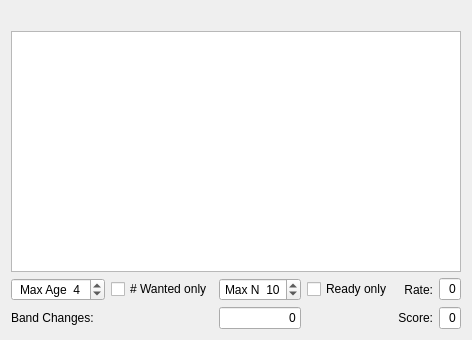
<?xml version="1.0" encoding="UTF-8"?>
<ui version="4.0">
 <class>ActiveStations</class>
 <widget class="QWidget" name="ActiveStations">
  <property name="geometry">
   <rect>
    <x>0</x>
    <y>0</y>
    <width>400</width>
    <height>340</height>
   </rect>
  </property>
  <property name="windowTitle">
   <string>Message Averaging</string>
  </property>
  <layout class="QVBoxLayout" name="verticalLayout">
   <item>
    <layout class="QGridLayout" name="gridLayout">
     <item row="2" column="0">
      <layout class="QGridLayout" name="gridLayout_2" columnstretch="1,0,1,0,0,1">
       <item row="1" column="0">
        <widget class="QLabel" name="label_3">
         <property name="text">
          <string>Band Changes:</string>
         </property>
         <property name="alignment">
          <set>Qt::AlignLeading|Qt::AlignLeft|Qt::AlignVCenter</set>
         </property>
        </widget>
       </item>
       <item row="1" column="5">
        <widget class="QLineEdit" name="score">
         <property name="toolTip">
          <string>&lt;html&gt;&lt;head/&gt;&lt;body&gt;&lt;p&gt;Total score accumulated since most recent reset of Cabrillo log.&lt;/p&gt;&lt;/body&gt;&lt;/html&gt;</string>
         </property>
         <property name="text">
          <string>0</string>
         </property>
         <property name="alignment">
          <set>Qt::AlignRight|Qt::AlignTrailing|Qt::AlignVCenter</set>
         </property>
         <property name="readOnly">
          <bool>true</bool>
         </property>
        </widget>
       </item>
       <item row="0" column="5">
        <widget class="QLineEdit" name="rate">
         <property name="maximumSize">
          <size>
           <width>16777215</width>
           <height>16777215</height>
          </size>
         </property>
         <property name="toolTip">
          <string>&lt;html&gt;&lt;head/&gt;&lt;body&gt;&lt;p&gt;Points logged during the past hour.&lt;/p&gt;&lt;/body&gt;&lt;/html&gt;</string>
         </property>
         <property name="text">
          <string>0</string>
         </property>
         <property name="alignment">
          <set>Qt::AlignRight|Qt::AlignTrailing|Qt::AlignVCenter</set>
         </property>
         <property name="readOnly">
          <bool>true</bool>
         </property>
        </widget>
       </item>
       <item row="0" column="3">
        <widget class="QCheckBox" name="cbReadyOnly">
         <property name="toolTip">
          <string>&lt;html&gt;&lt;head/&gt;&lt;body&gt;&lt;p&gt;Check this box to show only stations ready to be called.&lt;/p&gt;&lt;/body&gt;&lt;/html&gt;</string>
         </property>
         <property name="text">
          <string>Ready only</string>
         </property>
        </widget>
       </item>
       <item row="0" column="1">
        <widget class="QCheckBox" name="cbWantedOnly">
         <property name="visible">
          <bool>false</bool>
         </property>
         <property name="text">
          <string># Wanted only</string>
         </property>
        </widget>
       </item>
       <item row="1" column="4">
        <widget class="QLabel" name="label_2">
         <property name="text">
          <string>Score:</string>
         </property>
         <property name="alignment">
          <set>Qt::AlignRight|Qt::AlignTrailing|Qt::AlignVCenter</set>
         </property>
        </widget>
       </item>
       <item row="0" column="4">
        <widget class="QLabel" name="label">
         <property name="text">
          <string>Rate:</string>
         </property>
         <property name="alignment">
          <set>Qt::AlignRight|Qt::AlignTrailing|Qt::AlignVCenter</set>
         </property>
        </widget>
       </item>
       <item row="0" column="0">
        <widget class="QSpinBox" name="sbMaxAge">
         <property name="sizePolicy">
          <sizepolicy hsizetype="Expanding" vsizetype="Fixed">
           <horstretch>0</horstretch>
           <verstretch>0</verstretch>
          </sizepolicy>
         </property>
         <property name="minimumSize">
          <size>
           <width>0</width>
           <height>0</height>
          </size>
         </property>
         <property name="maximumSize">
          <size>
           <width>16777215</width>
           <height>16777215</height>
          </size>
         </property>
         <property name="toolTip">
          <string>&lt;html&gt;&lt;head/&gt;&lt;body&gt;&lt;p&gt;Set maximum elapsed number of T/R sequences.&lt;/p&gt;&lt;/body&gt;&lt;/html&gt;</string>
         </property>
         <property name="alignment">
          <set>Qt::AlignCenter</set>
         </property>
         <property name="prefix">
          <string>Max Age  </string>
         </property>
         <property name="minimum">
          <number>0</number>
         </property>
         <property name="maximum">
          <number>60</number>
         </property>
         <property name="value">
          <number>4</number>
         </property>
        </widget>
       </item>
       <item row="0" column="2">
        <widget class="QSpinBox" name="sbMaxRecent">
         <property name="sizePolicy">
          <sizepolicy hsizetype="Expanding" vsizetype="Fixed">
           <horstretch>0</horstretch>
           <verstretch>0</verstretch>
          </sizepolicy>
         </property>
         <property name="minimumSize">
          <size>
           <width>0</width>
           <height>0</height>
          </size>
         </property>
         <property name="toolTip">
          <string>&lt;html&gt;&lt;head/&gt;&lt;body&gt;&lt;p&gt;Set maximum number of displayed lines.&lt;/p&gt;&lt;/body&gt;&lt;/html&gt;</string>
         </property>
         <property name="alignment">
          <set>Qt::AlignCenter</set>
         </property>
         <property name="prefix">
          <string>Max N  </string>
         </property>
         <property name="maximum">
          <number>50</number>
         </property>
         <property name="value">
          <number>10</number>
         </property>
        </widget>
       </item>
       <item row="1" column="2">
        <widget class="QLineEdit" name="bandChanges">
         <property name="toolTip">
          <string>&lt;html&gt;&lt;head/&gt;&lt;body&gt;&lt;p&gt;Number of band changes during the past hour.&lt;/p&gt;&lt;/body&gt;&lt;/html&gt;</string>
         </property>
         <property name="text">
          <string>0</string>
         </property>
         <property name="alignment">
          <set>Qt::AlignRight|Qt::AlignTrailing|Qt::AlignVCenter</set>
         </property>
         <property name="readOnly">
          <bool>true</bool>
         </property>
        </widget>
       </item>
      </layout>
     </item>
     <item row="1" column="0">
      <widget class="QPlainTextEdit" name="RecentStationsPlainTextEdit">
       <property name="sizePolicy">
        <sizepolicy hsizetype="Expanding" vsizetype="Expanding">
         <horstretch>0</horstretch>
         <verstretch>1</verstretch>
        </sizepolicy>
       </property>
       <property name="toolTip">
        <string>&lt;html&gt;&lt;head/&gt;&lt;body&gt;&lt;p&gt;Click on a line to call that station. &lt;/p&gt;&lt;p&gt;When using QMAP, single click to transfer QSO data and sked frequency to Decodium 3 FT2, and double click to call that station.&lt;/p&gt;&lt;/body&gt;&lt;/html&gt;</string>
       </property>
      </widget>
     </item>
     <item row="0" column="0">
      <widget class="QLabel" name="header_label2">
       <property name="text">
        <string/>
       </property>
      </widget>
     </item>
    </layout>
   </item>
  </layout>
 </widget>
 <resources/>
 <connections/>
</ui>
